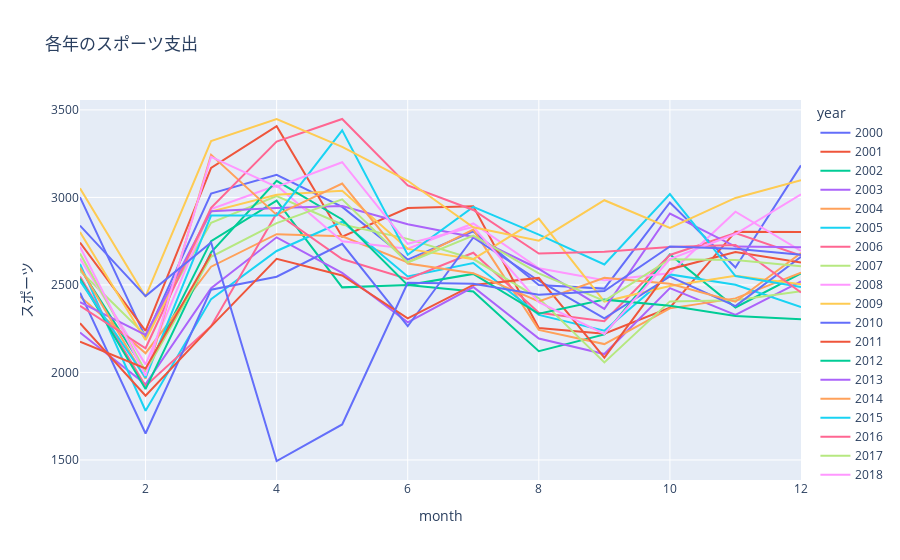

The notebook cell saved with this chart:
### Code cell
df['year']=df['date'].map(lambda x: x.year)
df['month']=df['date'].map(lambda x: x.month)
fig = px.line(df, x='month',y='スポーツ', color='year', title='各年のスポーツ支出')
fig.show()

### Figure 1 — Plotly figure (JSON) as saved in the notebook; plotly's stock layout.template omitted (floating-point values rounded to 4 significant figures)
{"data": [{"hovertemplate": "year=2000<br>month=%{x}<br>スポーツ=%{y}<extra></extra>", "legendgroup": "2000", "line": {"color": "#636efa", "dash": "solid"}, "mode": "lines", "name": "2000", "orientation": "v", "showlegend": true, "type": "scatter", "x": [1, 2, 3, 4, 5, 6, 7, 8, 9, 10, 11, 12], "xaxis": "x", "y": [3001, 2200, 3022, 3129, 2946, 2645, 2806, 2499, 2479, 2971, 2600, 3183], "yaxis": "y"}, {"hovertemplate": "year=2001<br>month=%{x}<br>スポーツ=%{y}<extra></extra>", "legendgroup": "2001", "line": {"color": "#EF553B", "dash": "solid"}, "mode": "lines", "name": "2001", "orientation": "v", "showlegend": true, "type": "scatter", "x": [1, 2, 3, 4, 5, 6, 7, 8, 9, 10, 11, 12], "xaxis": "x", "y": [2742, 2237, 3169, 3407, 2775, 2939, 2949, 2254, 2221, 2370, 2804, 2802], "yaxis": "y"}, {"hovertemplate": "year=2002<br>month=%{x}<br>スポーツ=%{y}<extra></extra>", "legendgroup": "2002", "line": {"color": "#00cc96", "dash": "solid"}, "mode": "lines", "name": "2002", "orientation": "v", "showlegend": true, "type": "scatter", "x": [1, 2, 3, 4, 5, 6, 7, 8, 9, 10, 11, 12], "xaxis": "x", "y": [2595, 2006, 2750, 2982, 2486, 2499, 2462, 2121, 2217, 2674, 2371, 2566], "yaxis": "y"}, {"hovertemplate": "year=2003<br>month=%{x}<br>スポーツ=%{y}<extra></extra>", "legendgroup": "2003", "line": {"color": "#ab63fa", "dash": "solid"}, "mode": "lines", "name": "2003", "orientation": "v", "showlegend": true, "type": "scatter", "x": [1, 2, 3, 4, 5, 6, 7, 8, 9, 10, 11, 12], "xaxis": "x", "y": [2228, 1932, 2481, 2772, 2569, 2286, 2488, 2194, 2105, 2482, 2329, 2520], "yaxis": "y"}, {"hovertemplate": "year=2004<br>month=%{x}<br>スポーツ=%{y}<extra></extra>", "legendgroup": "2004", "line": {"color": "#FFA15A", "dash": "solid"}, "mode": "lines", "name": "2004", "orientation": "v", "showlegend": true, "type": "scatter", "x": [1, 2, 3, 4, 5, 6, 7, 8, 9, 10, 11, 12], "xaxis": "x", "y": [2434, 2110, 2604, 2790, 2778, 2629, 2816, 2243, 2162, 2366, 2423, 2570], "yaxis": "y"}, {"hovertemplate": "year=2005<br>month=%{x}<br>スポーツ=%{y}<extra></extra>", "legendgroup": "2005", "line": {"color": "#19d3f3", "dash": "solid"}, "mode": "lines", "name": "2005", "orientation": "v", "showlegend": true, "type": "scatter", "x": [1, 2, 3, 4, 5, 6, 7, 8, 9, 10, 11, 12], "xaxis": "x", "y": [2620, 1781, 2419, 2694, 2861, 2548, 2625, 2329, 2238, 2560, 2501, 2373], "yaxis": "y"}, {"hovertemplate": "year=2006<br>month=%{x}<br>スポーツ=%{y}<extra></extra>", "legendgroup": "2006", "line": {"color": "#FF6692", "dash": "solid"}, "mode": "lines", "name": "2006", "orientation": "v", "showlegend": true, "type": "scatter", "x": [1, 2, 3, 4, 5, 6, 7, 8, 9, 10, 11, 12], "xaxis": "x", "y": [2548, 1923, 2264, 2910, 2648, 2534, 2684, 2341, 2293, 2671, 2797, 2668], "yaxis": "y"}, {"hovertemplate": "year=2007<br>month=%{x}<br>スポーツ=%{y}<extra></extra>", "legendgroup": "2007", "line": {"color": "#B6E880", "dash": "solid"}, "mode": "lines", "name": "2007", "orientation": "v", "showlegend": true, "type": "scatter", "x": [1, 2, 3, 4, 5, 6, 7, 8, 9, 10, 11, 12], "xaxis": "x", "y": [2581, 2213, 2855, 3008, 2845, 2763, 2648, 2423, 2057, 2406, 2412, 2464], "yaxis": "y"}, {"hovertemplate": "year=2008<br>month=%{x}<br>スポーツ=%{y}<extra></extra>", "legendgroup": "2008", "line": {"color": "#FF97FF", "dash": "solid"}, "mode": "lines", "name": "2008", "orientation": "v", "showlegend": true, "type": "scatter", "x": [1, 2, 3, 4, 5, 6, 7, 8, 9, 10, 11, 12], "xaxis": "x", "y": [2651, 2046, 2934, 3068, 2750, 2707, 2851, 2595, 2527, 2567, 2918, 2695], "yaxis": "y"}, {"hovertemplate": "year=2009<br>month=%{x}<br>スポーツ=%{y}<extra></extra>", "legendgroup": "2009", "line": {"color": "#FECB52", "dash": "solid"}, "mode": "lines", "name": "2009", "orientation": "v", "showlegend": true, "type": "scatter", "x": [1, 2, 3, 4, 5, 6, 7, 8, 9, 10, 11, 12], "xaxis": "x", "y": [2802, 2185, 2919, 3015, 3038, 2706, 2647, 2879, 2405, 2494, 2553, 2504], "yaxis": "y"}, {"hovertemplate": "year=2010<br>month=%{x}<br>スポーツ=%{y}<extra></extra>", "legendgroup": "2010", "line": {"color": "#636efa", "dash": "solid"}, "mode": "lines", "name": "2010", "orientation": "v", "showlegend": true, "type": "scatter", "x": [1, 2, 3, 4, 5, 6, 7, 8, 9, 10, 11, 12], "xaxis": "x", "y": [2456, 1651, 2473, 2547, 2735, 2264, 2771, 2524, 2309, 2548, 2379, 2661], "yaxis": "y"}, {"hovertemplate": "year=2011<br>month=%{x}<br>スポーツ=%{y}<extra></extra>", "legendgroup": "2011", "line": {"color": "#EF553B", "dash": "solid"}, "mode": "lines", "name": "2011", "orientation": "v", "showlegend": true, "type": "scatter", "x": [1, 2, 3, 4, 5, 6, 7, 8, 9, 10, 11, 12], "xaxis": "x", "y": [2281, 1867, 2263, 2649, 2554, 2309, 2500, 2540, 2085, 2590, 2688, 2628], "yaxis": "y"}, {"hovertemplate": "year=2012<br>month=%{x}<br>スポーツ=%{y}<extra></extra>", "legendgroup": "2012", "line": {"color": "#00cc96", "dash": "solid"}, "mode": "lines", "name": "2012", "orientation": "v", "showlegend": true, "type": "scatter", "x": [1, 2, 3, 4, 5, 6, 7, 8, 9, 10, 11, 12], "xaxis": "x", "y": [2537, 1905, 2686, 3095, 2874, 2499, 2563, 2335, 2416, 2381, 2323, 2304], "yaxis": "y"}, {"hovertemplate": "year=2013<br>month=%{x}<br>スポーツ=%{y}<extra></extra>", "legendgroup": "2013", "line": {"color": "#ab63fa", "dash": "solid"}, "mode": "lines", "name": "2013", "orientation": "v", "showlegend": true, "type": "scatter", "x": [1, 2, 3, 4, 5, 6, 7, 8, 9, 10, 11, 12], "xaxis": "x", "y": [2401, 2215, 2921, 2940, 2951, 2847, 2774, 2591, 2363, 2908, 2719, 2715], "yaxis": "y"}, {"hovertemplate": "year=2014<br>month=%{x}<br>スポーツ=%{y}<extra></extra>", "legendgroup": "2014", "line": {"color": "#FFA15A", "dash": "solid"}, "mode": "lines", "name": "2014", "orientation": "v", "showlegend": true, "type": "scatter", "x": [1, 2, 3, 4, 5, 6, 7, 8, 9, 10, 11, 12], "xaxis": "x", "y": [2599, 1964, 3244, 2900, 3079, 2622, 2567, 2406, 2541, 2507, 2404, 2682], "yaxis": "y"}, {"hovertemplate": "year=2015<br>month=%{x}<br>スポーツ=%{y}<extra></extra>", "legendgroup": "2015", "line": {"color": "#19d3f3", "dash": "solid"}, "mode": "lines", "name": "2015", "orientation": "v", "showlegend": true, "type": "scatter", "x": [1, 2, 3, 4, 5, 6, 7, 8, 9, 10, 11, 12], "xaxis": "x", "y": [2523, 1970, 2896, 2897, 3383, 2672, 2946, 2787, 2617, 3019, 2551, 2488], "yaxis": "y"}, {"hovertemplate": "year=2016<br>month=%{x}<br>スポーツ=%{y}<extra></extra>", "legendgroup": "2016", "line": {"color": "#FF6692", "dash": "solid"}, "mode": "lines", "name": "2016", "orientation": "v", "showlegend": true, "type": "scatter", "x": [1, 2, 3, 4, 5, 6, 7, 8, 9, 10, 11, 12], "xaxis": "x", "y": [2381, 2138, 2940, 3319, 3448, 3068, 2928, 2679, 2689, 2717, 2728, 2457], "yaxis": "y"}, {"hovertemplate": "year=2017<br>month=%{x}<br>スポーツ=%{y}<extra></extra>", "legendgroup": "2017", "line": {"color": "#B6E880", "dash": "solid"}, "mode": "lines", "name": "2017", "orientation": "v", "showlegend": true, "type": "scatter", "x": [1, 2, 3, 4, 5, 6, 7, 8, 9, 10, 11, 12], "xaxis": "x", "y": [2680, 2006, 2661, 2853, 2989, 2628, 2782, 2566, 2409, 2647, 2643, 2606], "yaxis": "y"}, {"hovertemplate": "year=2018<br>month=%{x}<br>スポーツ=%{y}<extra></extra>", "legendgroup": "2018", "line": {"color": "#FF97FF", "dash": "solid"}, "mode": "lines", "name": "2018", "orientation": "v", "showlegend": true, "type": "scatter", "x": [1, 2, 3, 4, 5, 6, 7, 8, 9, 10, 11, 12], "xaxis": "x", "y": [2718, 1981, 3232, 3060, 3201, 2735, 2832, 2401, 2220, 2648, 2791, 3018], "yaxis": "y"}, {"hovertemplate": "year=2019<br>month=%{x}<br>スポーツ=%{y}<extra></extra>", "legendgroup": "2019", "line": {"color": "#FECB52", "dash": "solid"}, "mode": "lines", "name": "2019", "orientation": "v", "showlegend": true, "type": "scatter", "x": [1, 2, 3, 4, 5, 6, 7, 8, 9, 10, 11, 12], "xaxis": "x", "y": [3052, 2433, 3322, 3448, 3289, 3095, 2829, 2753, 2984, 2826, 2997, 3098], "yaxis": "y"}, {"hovertemplate": "year=2020<br>month=%{x}<br>スポーツ=%{y}<extra></extra>", "legendgroup": "2020", "line": {"color": "#636efa", "dash": "solid"}, "mode": "lines", "name": "2020", "orientation": "v", "showlegend": true, "type": "scatter", "x": [1, 2, 3, 4, 5, 6, 7, 8, 9, 10, 11, 12], "xaxis": "x", "y": [2839, 2436, 2742, 1494, 1703, 2512, 2507, 2444, 2465, 2720, 2706, 2673], "yaxis": "y"}, {"hovertemplate": "year=2021<br>month=%{x}<br>スポーツ=%{y}<extra></extra>", "legendgroup": "2021", "line": {"color": "#EF553B", "dash": "solid"}, "mode": "lines", "name": "2021", "orientation": "v", "showlegend": true, "type": "scatter", "x": [1, 2, 3], "xaxis": "x", "y": [2176, 2023, 2676], "yaxis": "y"}], "layout": {"autosize": true, "legend": {"title": {"text": "year"}, "tracegroupgap": 0}, "title": {"text": "各年のスポーツ支出"}, "xaxis": {"anchor": "y", "autorange": true, "domain": [0, 1], "range": [1, 12], "title": {"text": "month"}, "type": "linear"}, "yaxis": {"anchor": "x", "autorange": true, "domain": [0, 1], "range": [1385.0, 3557.0], "title": {"text": "スポーツ"}, "type": "linear"}}}
